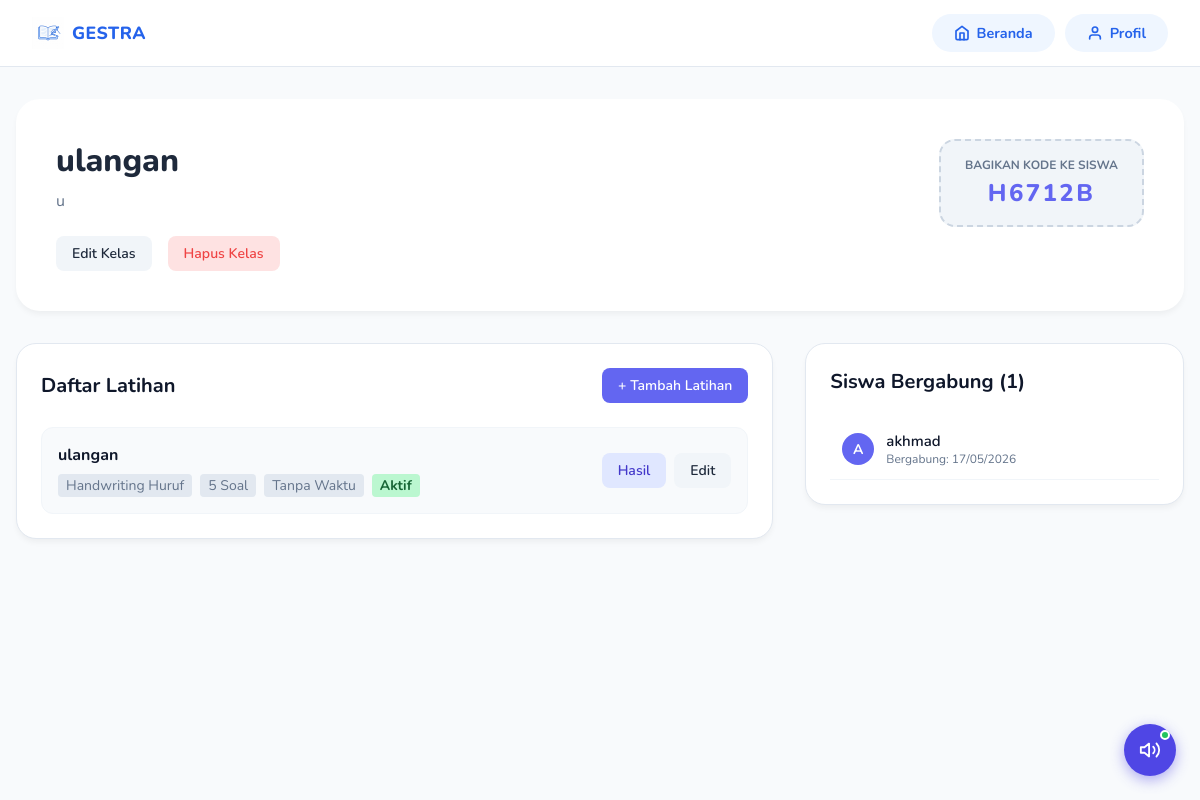
Before: /guru/kelas/19/detail (signed in) with the older database file.
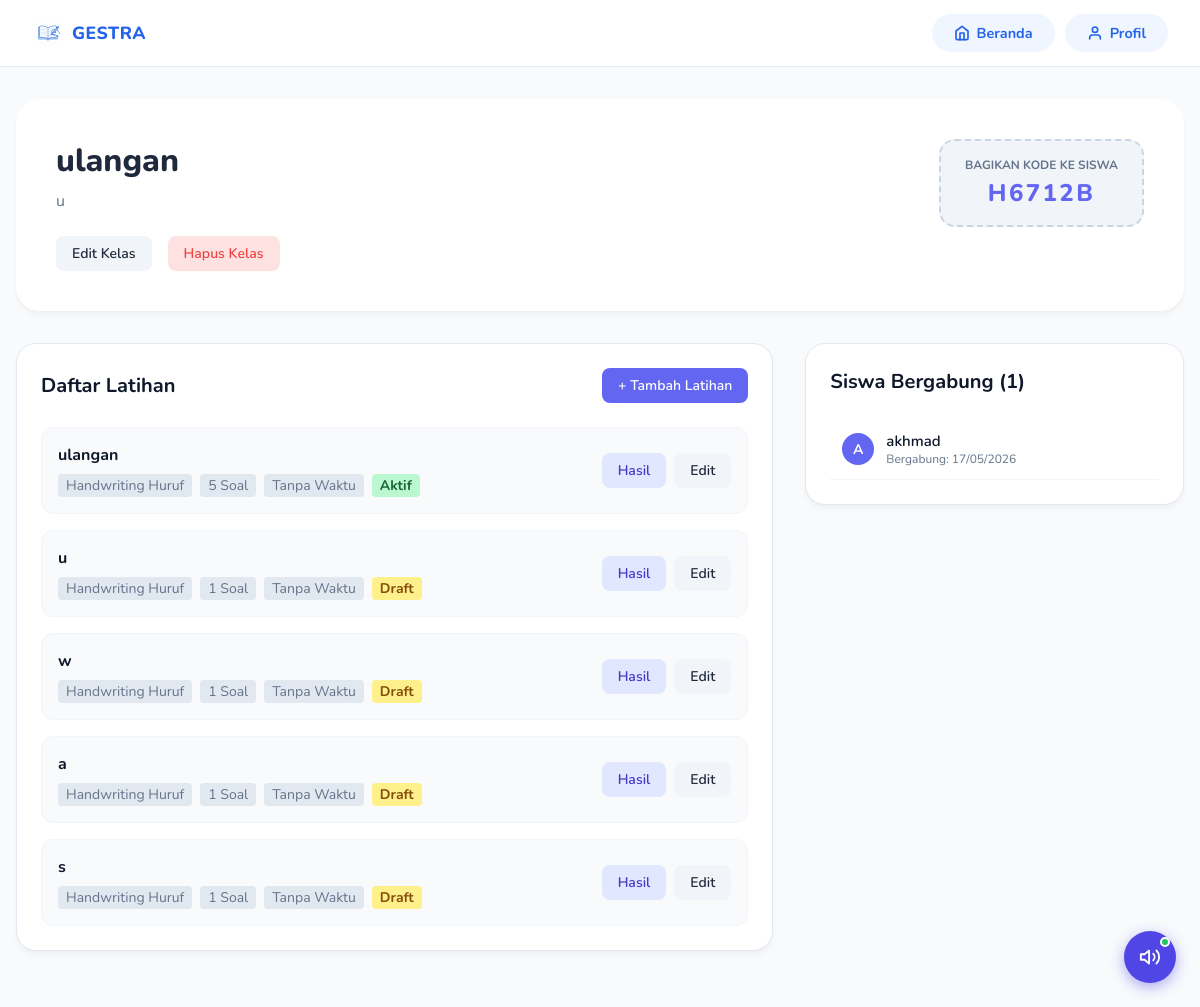
After: the same page with the newer database file.
### app/models/latihan.py (models this page shows)
class Latihan(Base):
    __tablename__ = "latihan"
    id = Column(Integer, primary_key=True, index=True)
    kelas_id = Column(Integer, ForeignKey("kelas.id"), index=True)
    guru_id = Column(Integer, ForeignKey("users.id"), index=True)
    judul = Column(String, index=True)
    pertanyaan = Column(Text)
    tipe_soal = Column(String, default="essay")  # "essay", "pilihan_ganda", "isian", "handwriting_huruf", "handwriting_kata", "tebak_gambar"
    metode_pembuatan = Column(String, default="manual")  # "manual", "random"
    dataset_type = Column(String, nullable=True)  # "huruf", "kata", "hewan", etc.
    jumlah_soal = Column(Integer, default=5)
    durasi_menit = Column(Integer, default=0) # 0 = tanpa batas
    waktu_mulai = Column(DateTime, nullable=True)
    waktu_selesai = Column(DateTime, nullable=True)
    status = Column(String, default="draft")  # "draft", "aktif", "selesai"
    soal_tergenerate = Column(Text, nullable=True)  # JSON list of questions
    izinkan_retry = Column(Boolean, default=False)
    max_attempt = Column(Integer, default=1)  # -1 = unlimited
    mode_timer = Column(String, default="total")  # "total", "per_soal"
    durasi_per_soal = Column(Integer, default=30)  # dalam detik
    izinkan_lihat_hasil = Column(Boolean, default=True)
    pilihan_jawaban = Column(Text, nullable=True)  # JSON format: {"A": "...", "B": "...", ...}
    jawaban_kunci = Column(Text, nullable=True)  # Jawaban yang benar
    tingkat_kesulitan = Column(String, default="mudah")  # "mudah", "sedang", "sulit"
    dibuat_pada = Column(DateTime, default=datetime.utcnow)
    diupdate_pada = Column(DateTime, default=datetime.utcnow, onupdate=datetime.utcnow)
    kelas = relationship("Kelas")
    guru = relationship("User")
    jawaban_siswa = relationship("Jawaban", back_populates="latihan", cascade="all, delete-orphan")

### app/models/kelas.py (models this page shows)
class Enrollment(Base):
    __tablename__ = "enrollments"
    id = Column(Integer, primary_key=True, index=True)
    kelas_id = Column(Integer, ForeignKey("kelas.id"))
    siswa_id = Column(Integer, ForeignKey("users.id"))
    bergabung_pada = Column(DateTime, default=datetime.utcnow)
    kelas = relationship("Kelas", back_populates="enrollments")
    siswa = relationship("User")

### app/models/user.py (models this page shows)
class User(Base):
    __tablename__ = "users"
    id = Column(Integer, primary_key=True, index=True)
    nama = Column(String, index=True)
    email = Column(String, unique=True, index=True)
    password = Column(String)
    role = Column(String, default="murid") # "murid" or "guru"
    foto_profil = Column(String, default="/static/assets/images/mascot.png")

### app/routes/guru.py (the view)
@router.get("/kelas/{kelas_id}/detail", response_class=HTMLResponse)
async def detail_kelas_guru(
    request: Request,
    kelas_id: int,
    db: Session = Depends(get_db)
):
    user = get_current_user(request, db)
    if not user or user.role != "guru":
        return RedirectResponse(url="/login")
    kelas = get_kelas_by_id(db, kelas_id)
    if not kelas or kelas.guru_id != user.id:
        return templates.TemplateResponse(
            request=request,
            name="error.html",
            context={"message": "Kelas tidak ditemukan"}
        )
    latihan_list = get_latihan_by_kelas(db, kelas_id)
    siswa_list = kelas.enrollments
    return templates.TemplateResponse(
        request=request,
        name="guru/detail-kelas.html",
        context={
            "user": user,
            "kelas": kelas,
            "latihan_list": latihan_list,
            "siswa_list": siswa_list
        }
    )

### app/templates/guru/detail-kelas.html (shortened to what the changed rows need)
{% extends "layout.html" %}
{% block content %}
<div class="container">
    <div class="header-card">
        <div class="header-info">
            <h1>{{ kelas.nama_kelas }}</h1>
        </div>
    </div>
    <div class="grid-layout">
        <div class="main-column">
            <div class="card">
                <div class="card-title">
                    <h2>Daftar Latihan</h2>
                </div>
                <div class="latihan-list">
                    {% if latihan_list %}
                        {% for latihan in latihan_list %}
                        <div class="latihan-item">
                            <div class="latihan-info">
                                <h4>{{ latihan.judul }}</h4>
                                <p style="display: flex; gap: 0.5rem; flex-wrap: wrap; align-items: center; margin-top: 0.5rem;">
                                    <span style="background: #e2e8f0; padding: 2px 8px; border-radius: 4px;">{{ latihan.tipe_soal|replace('_', ' ')|title }}</span>
                                    <span style="background: #e2e8f0; padding: 2px 8px; border-radius: 4px;">{{ latihan.jumlah_soal }} Soal</span>
                                    <span style="background: #e2e8f0; padding: 2px 8px; border-radius: 4px;">{{ latihan.durasi_menit if latihan.durasi_menit > 0 else 'Tanpa Waktu' }}</span>
                                    {% if latihan.status == 'draft' %}
                                        <span style="background: #fef08a; color: #854d0e; padding: 2px 8px; border-radius: 4px; font-weight: bold;">Draft</span>
                                    {% elif latihan.status == 'aktif' %}
                                        <span style="background: #bbf7d0; color: #166534; padding: 2px 8px; border-radius: 4px; font-weight: bold;">Aktif</span>
                                    {% else %}
                                        <span style="background: #fecaca; color: #991b1b; padding: 2px 8px; border-radius: 4px; font-weight: bold;">Selesai</span>
                                    {% endif %}
                                </p>
                            </div>
                            <div style="display: flex; gap: 0.5rem;">
                                <a href="/guru/latihan/{{ latihan.id }}/jawaban" class="btn-action btn-view">Hasil</a>
                                <a href="/guru/latihan/{{ latihan.id }}/edit" class="btn-action btn-edit">Edit</a>
                            </div>
                        </div>
                        {% endfor %}
                    {% else %}
                        <p style="text-align: center; color: #64748b; padding: 2rem;">Belum ada latihan di kelas ini.</p>
                    {% endif %}
                </div>
            </div>
        </div>
        <div class="side-column">
            <div class="card">
                <div class="card-title">
                    <h2>Siswa Bergabung ({{ siswa_list|length }})</h2>
                </div>
                <div class="siswa-list">
                    {% if siswa_list %}
                        {% for enrollment in siswa_list %}
                        <div class="siswa-item">
                            <div class="siswa-avatar">{{ enrollment.siswa.nama[0]|upper }}</div>
                            <div class="siswa-info">
                                <div style="font-weight: 600; font-size: 0.9375rem;">{{ enrollment.siswa.nama }}</div>
                                <div style="font-size: 0.75rem; color: #64748b;">Bergabung: {{ enrollment.bergabung_pada.strftime('%d/%m/%Y') }}</div>
                            </div>
                        </div>
                        {% endfor %}
                    {% else %}
                        <p style="text-align: center; color: #64748b; padding: 1rem; font-size: 0.875rem;">Belum ada siswa.</p>
                    {% endif %}
                </div>
            </div>
        </div>
    </div>
</div>
{% endblock %}

Changed rows visible on the page:
added Latihan: judul "u", tipe_soal "Handwriting Huruf", jumlah_soal "1", durasi_menit "Tanpa Waktu", status "Draft"
added Latihan: judul "w", tipe_soal "Handwriting Huruf", jumlah_soal "1", durasi_menit "Tanpa Waktu", status "Draft"
added Latihan: judul "a", tipe_soal "Handwriting Huruf", jumlah_soal "1", durasi_menit "Tanpa Waktu", status "Draft"
added Latihan: judul "s", tipe_soal "Handwriting Huruf", jumlah_soal "1", durasi_menit "Tanpa Waktu", status "Draft"
